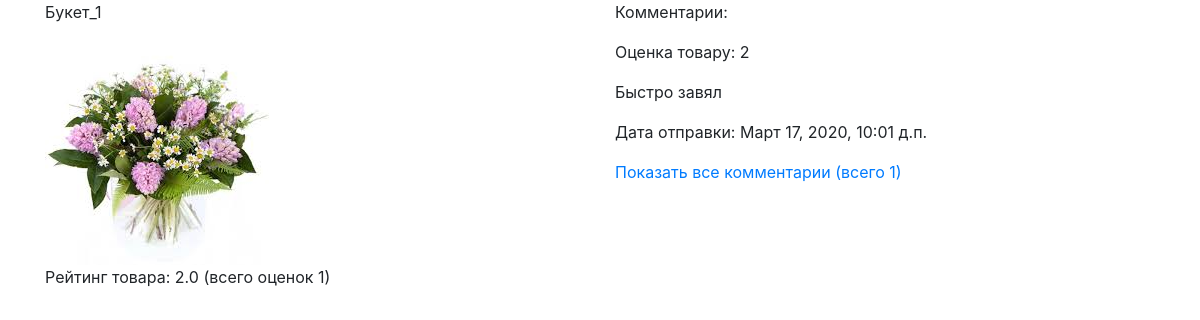
The page /product/buket_1/ on the database its author committed.
### main_page/models.py (models this page shows, shortened)
class Product(models.Model):
    specifications = models.ManyToManyField(Specification)
    slug = models.SlugField(blank=True)
    title = models.CharField(max_length=75)
    image = models.ImageField(upload_to='images')
    description = models.TextField(max_length=200)
    price = models.DecimalField(max_digits=8, decimal_places=2)
    amount = models.PositiveIntegerField()
    rating = models.DecimalField(default=0, max_digits=3, decimal_places=2)
    amount_of_review = models.PositiveIntegerField(default=0)
    discount = models.IntegerField(default=0)
    product_code = models.IntegerField()
    guarantee = models.BooleanField()
    def save(self, *args, **kwargs):
        if not self.slug:
            self.slug = slugify(self.title)
        return super().save(*args, **kwargs)
    def get_rating(self):
        ratings = Review.objects.filter(product=self)
        ratings_int = [item.rating_rev for item in ratings]
        ratings_sum = sum(ratings_int)/len(ratings_int)
        self.rating = ratings_sum
        self.save()
        return self.rating
    def count_reviews(self):
        return Review.objects.filter(product=self).count()

class Review(models.Model):
    class Star(models.IntegerChoices):
        STAR_ZERO = 0
        STAR_ONE = 1
        STAR_TWO = 2
        STAR_THREE = 3
        STAR_FOUR = 4
        STAR_FIVE = 5
    product = models.ForeignKey(Product, on_delete=models.CASCADE)
    rating_rev = models.PositiveSmallIntegerField(choices=Star.choices)
    data = models.DateTimeField(auto_now=True)
    text_rev = models.TextField(max_length=200)
    def __str__(self):
        return self.text_rev[0:15] + '...'

### main_page/views.py (the view)
# urls.py: path('product/<slug:slug>/', views.product),
def product(request, slug):
    single_product = models.Product.objects.get(slug=slug)
    recent_reviews = models.Review.objects.filter(product__slug=slug)
    if single_product.count_reviews() > 2:
        recent_reviews = recent_reviews[single_product.count_reviews()-2:single_product.count_reviews()]
    print(recent_reviews)
    return render(
        request,
        'main_page/product.html',
        {'single_product': single_product, 'recent_reviews': recent_reviews}
    )

### main_page/templates/main_page/product.html (shortened to what this page needs)
<!DOCTYPE html>
<html lang="en">
<head>
    <link rel="stylesheet"
          href="https://stackpath.bootstrapcdn.com/bootstrap/4.4.1/css/bootstrap.min.css"
>
</head>
<body>
<div class="container">
    <div class="row">
        <div class="col">
            <p>{{single_product.title}}</p>
            <img src="{{ single_product.image.url }}">
            {% if single_product.count_reviews %}
                <p>Рейтинг товара: {{single_product.get_rating}} (всего оценок {{single_product.count_reviews}})</p>
            {% else %}
                <p>У этого товара пока нет оценок.</p>
            {% endif %}
        </div>
        <div class="col">
            <p>Комментарии:</p>
            {% for review in recent_reviews %}
                <p>Оценка товару: {{review.rating_rev}}</p>
                <p>{{review.text_rev}}</p>
                <p>Дата отправки: {{review.data}}</p>
            {% endfor %}
            <a href="{{product.slug}}reviews">
                Показать все комментарии (всего {{single_product.count_reviews }})
            </a>
        </div>
    </div>
</div>
</body>
</html>

### rows shown on the page
Product: title "Букет_1", image (picture), get_rating "2.0", count_reviews "1"
Review: rating_rev "2", text_rev "Быстро завял", data "Март 17, 2020, 10:01 д.п."
